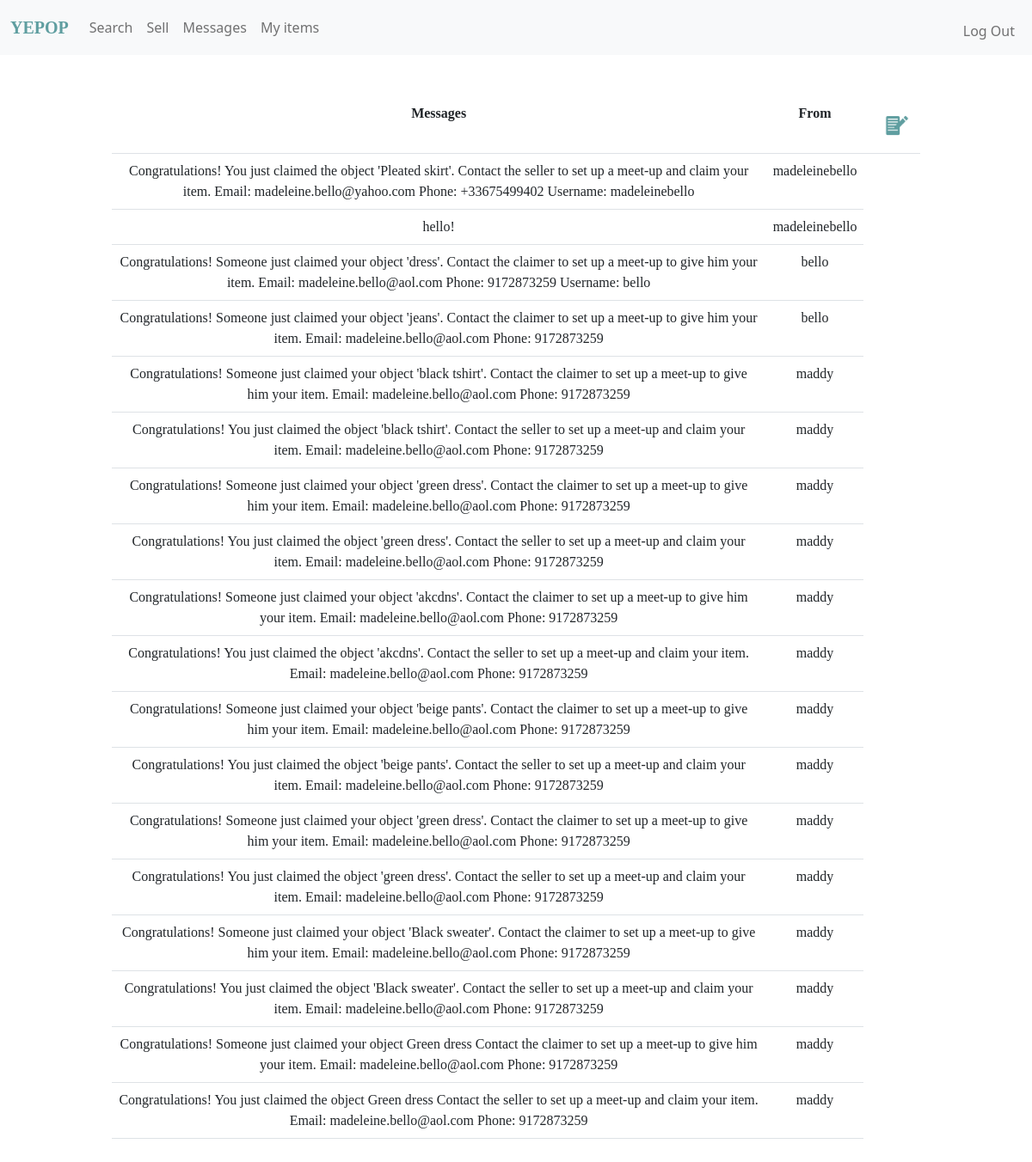
Page /messages (signed in) on the committed database.
### tables this page shows
CREATE TABLE 'messages' (
message_id INTEGER PRIMARY KEY AUTOINCREMENT NOT NULL,
sender INTEGER,
receiver INTEGER,
content TEXT, 'transaction_id' INTEGER,
FOREIGN KEY (sender) REFERENCES users(id)
FOREIGN KEY (receiver) REFERENCES users(id));

CREATE TABLE users 
(id INTEGER PRIMARY KEY AUTOINCREMENT NOT NULL, 
username TEXT NOT NULL, 
email TEXT NOT NULL,
phone TEXT NOT NULL,
hash TEXT NOT NULL);

### app.py (the view)
@app.route("/messages")
def messages():
    messages = db.execute(
        "SELECT content, sender FROM messages WHERE receiver=? ORDER BY message_id DESC", session["user_id"])
    for message in messages:
        print("Message: ", message)
        sender = db.execute(
            "SELECT username FROM users WHERE id=?", message["sender"])
        sender = sender[0]["username"]
        message["sender_username"] = sender
    number_messages = len(messages)
    return render_template("messages.html", messages=messages, number_messages=number_messages)

### app.py (called while the page is built)
@app.after_request
def after_request(response):
    response.headers["Cache-Control"] = "no-cache, no-store, must-revalidate"
    response.headers["Expires"] = 0
    response.headers["Pragma"] = "no-cache"
    return response

### templates/messages.html (shortened to what this page needs)
{% extends "layout.html" %}
{% block main %}
{% if number_messages == 0 %}
<h1>You don't have any messages.</h1>
<div>
    <button type="button" class="button_icon" data-bs-toggle="modal" data-bs-target="#message_someone">
        <img class="write_icon" src="/static/write.png" border="0">
    </button>
    <div class="modal fade" id="message_someone" tabindex="-1" role="dialog" aria-labelledby="exampleModalLabel"
        aria-hidden="true">
        <div class="modal-dialog" role="document">
            <form class="modal-content" action="/message" method="post">
                <div class="modal-header">
                    <h5 class="modal-title" id="exampleModalLabel">Write someone a message</h5>
                    <button type="button" class="btn-close" data-bs-dismiss="modal" aria-label="Close">
                    </button>
                </div>
                <div class="modal-body">
                    <p>Who would you like to contact?</p>
                    <div>
                        <input class="form-control select" type="text" id="username" name="username"
                            placeholder="Username">
                    </div>
                    <div>
                        <p>{{username_error}}</p>
                    </div>
                    <div>
                        <input class="form-control select" type="text" id="message" name="message"
                            placeholder="Message">
                    </div>
                </div>
                <div class="modal-footer">
                    <button type="button" class="btn btn-secondary" data-bs-dismiss="modal">Close</button>
                    <button type="submit" class="btn btn-primary background-color">Send</button>
                </div>
            </form>
        </div>
    </div>
</div>
{% else %}
<table class="table">
    <tr>
        <th>Messages</th>
        <th>From</th>
        <th>
            <button type="button" class="button_icon" data-bs-toggle="modal" data-bs-target="#message_someone">
                <img class="write_icon" src="/static/write.png" border="0">
            </button>
        </th>
    </tr>
    {% for message in messages %}
    <tr>
        <td>{{message.content}}</td>
        <td>{{message.sender_username}}</td>
    </tr>
    {% endfor %}
</table>
{% endif %}
{% endblock %}

### static/styles.css (style rules this page uses)
th, td { word-wrap: break-word; font-family: Georgia; }
table { max-width: 80%; margin: auto; }
img { width: auto; height: 300px; }
.write_icon { width: 50px; height: 50px; }
.button_icon { border: none; width: 50px; height: 50px; background-color: inherit; }

### rows in the picture
messages: content "Congratulations! You just claimed the object 'Pleated skirt'. Contact the seller to set up a meet-up and claim your item. Email: madeleine.bello@yahoo.com Phone: +33675499402 Username: madeleinebello", sender_username "madeleinebello"
messages: content "hello!", sender_username "madeleinebello"
messages: content "Congratulations! Someone just claimed your object 'dress'. Contact the claimer to set up a meet-up to give him your item. Email: madeleine.bello@aol.com Phone: 9172873259 Username: bello", sender_username "bello"
messages: content "Congratulations! Someone just claimed your object 'jeans'. Contact the claimer to set up a meet-up to give him your item. Email: madeleine.bello@aol.com Phone: 9172873259", sender_username "bello"
messages: content "Congratulations! Someone just claimed your object 'black tshirt'. Contact the claimer to set up a meet-up to give him your item. Email: madeleine.bello@aol.com Phone: 9172873259", sender_username "maddy"
messages: content "Congratulations! You just claimed the object 'black tshirt'. Contact the seller to set up a meet-up and claim your item. Email: madeleine.bello@aol.com Phone: 9172873259", sender_username "maddy"
messages: content "Congratulations! Someone just claimed your object 'green dress'. Contact the claimer to set up a meet-up to give him your item. Email: madeleine.bello@aol.com Phone: 9172873259", sender_username "maddy"
messages: content "Congratulations! You just claimed the object 'green dress'. Contact the seller to set up a meet-up and claim your item. Email: madeleine.bello@aol.com Phone: 9172873259", sender_username "maddy"
messages: content "Congratulations! Someone just claimed your object 'akcdns'. Contact the claimer to set up a meet-up to give him your item. Email: madeleine.bello@aol.com Phone: 9172873259", sender_username "maddy"
messages: content "Congratulations! You just claimed the object 'akcdns'. Contact the seller to set up a meet-up and claim your item. Email: madeleine.bello@aol.com Phone: 9172873259", sender_username "maddy"
messages: content "Congratulations! Someone just claimed your object 'beige pants'. Contact the claimer to set up a meet-up to give him your item. Email: madeleine.bello@aol.com Phone: 9172873259", sender_username "maddy"
messages: content "Congratulations! You just claimed the object 'beige pants'. Contact the seller to set up a meet-up and claim your item. Email: madeleine.bello@aol.com Phone: 9172873259", sender_username "maddy"
messages: content "Congratulations! Someone just claimed your object 'green dress'. Contact the claimer to set up a meet-up to give him your item. Email: madeleine.bello@aol.com Phone: 9172873259", sender_username "maddy"
messages: content "Congratulations! You just claimed the object 'green dress'. Contact the seller to set up a meet-up and claim your item. Email: madeleine.bello@aol.com Phone: 9172873259", sender_username "maddy"
messages: content "Congratulations! Someone just claimed your object 'Black sweater'. Contact the claimer to set up a meet-up to give him your item. Email: madeleine.bello@aol.com Phone: 9172873259", sender_username "maddy"
messages: content "Congratulations! You just claimed the object 'Black sweater'. Contact the seller to set up a meet-up and claim your item. Email: madeleine.bello@aol.com Phone: 9172873259", sender_username "maddy"
messages: content "Congratulations! Someone just claimed your object Green dress Contact the claimer to set up a meet-up to give him your item. Email: madeleine.bello@aol.com Phone: 9172873259", sender_username "maddy"
messages: content "Congratulations! You just claimed the object Green dress Contact the seller to set up a meet-up and claim your item. Email: madeleine.bello@aol.com Phone: 9172873259", sender_username "maddy"
